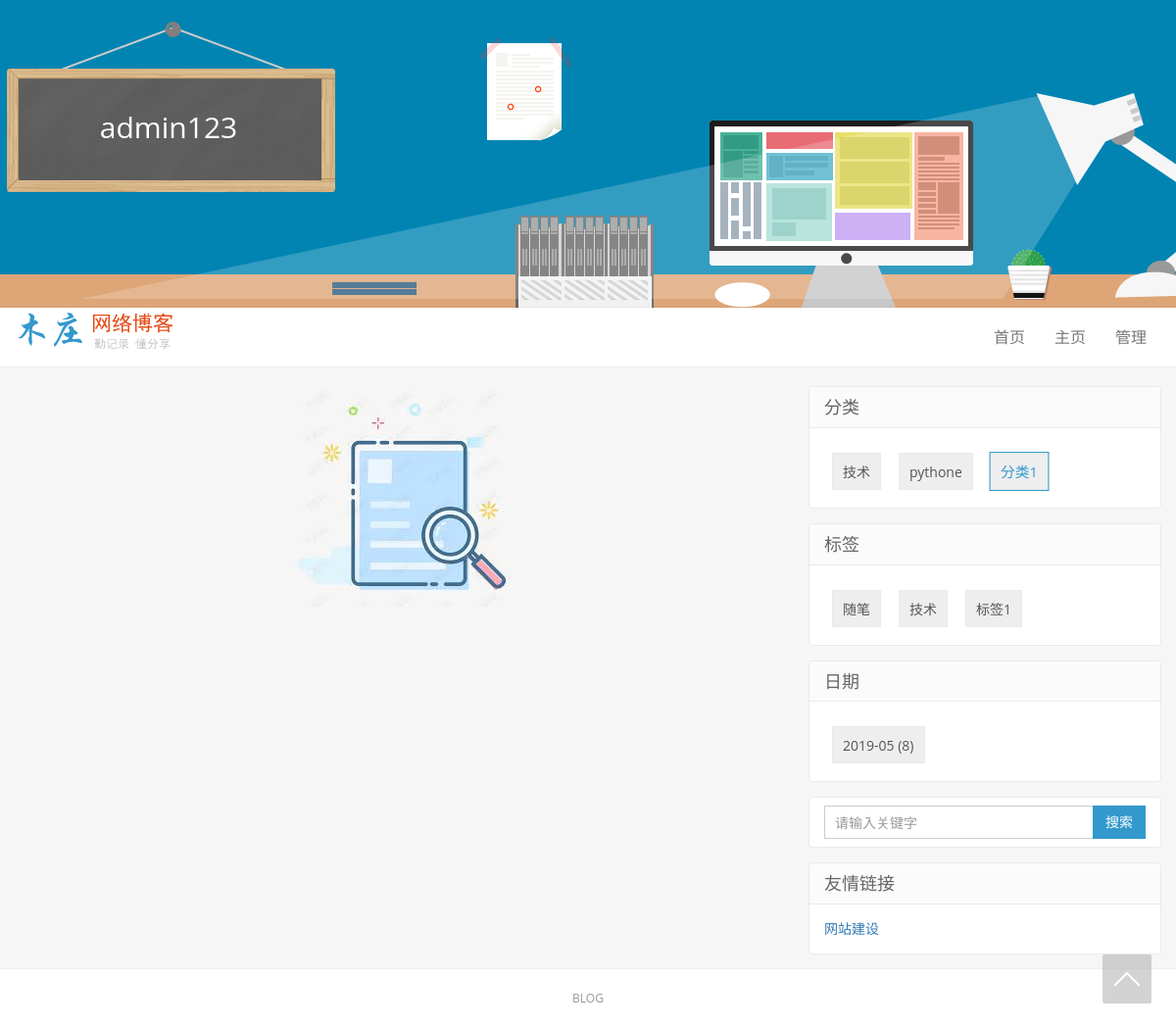
Before: /chengyu/category/2 with the older database file.
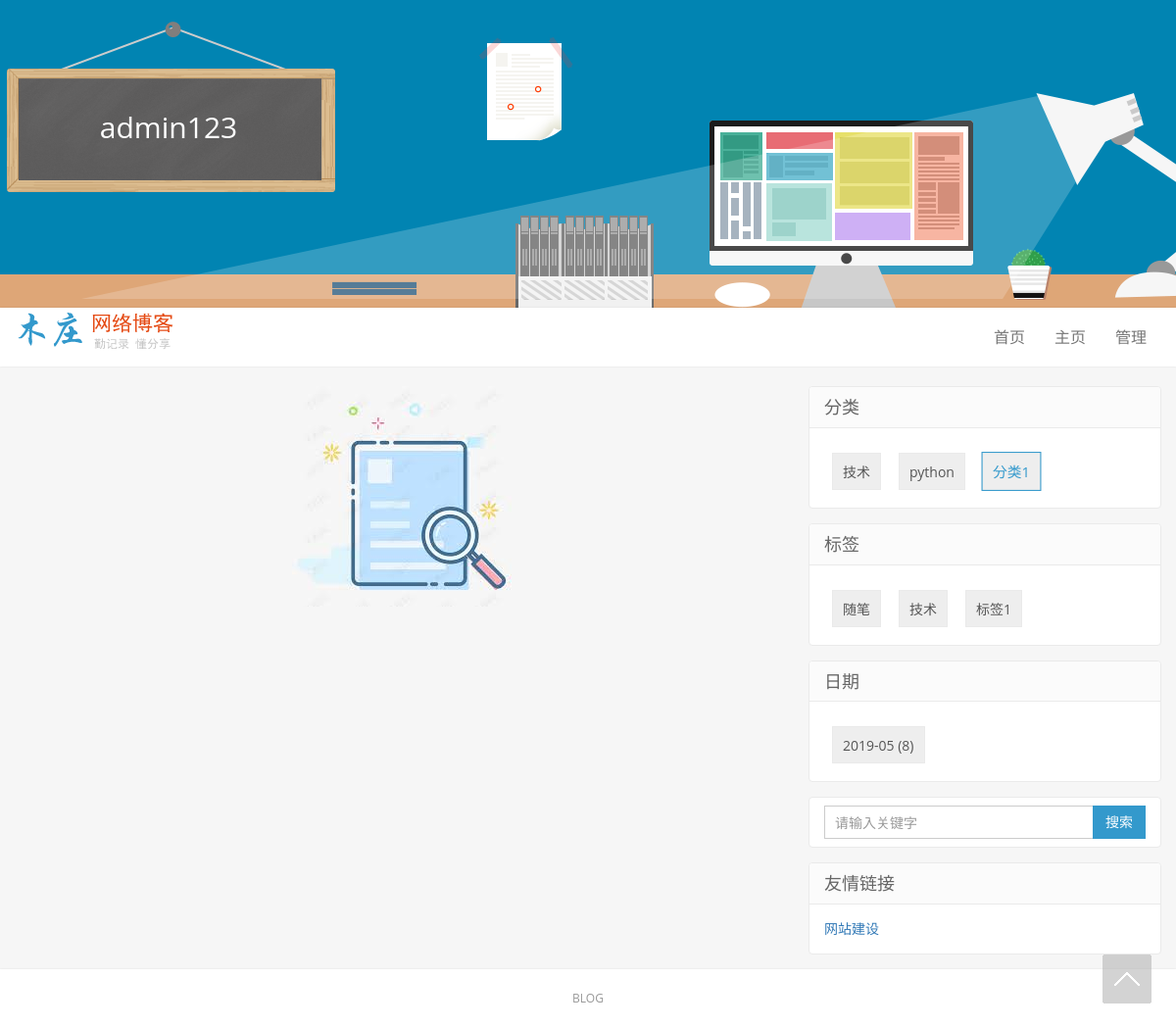
After: the same page with the newer database file.
### repository/models.py (models this page shows, shortened)
class Category(models.Model):
    nid = models.AutoField(primary_key=True)
    title = models.CharField(verbose_name='分类标题', max_length=32)
    blog = models.ForeignKey(verbose_name='所属博客', to='Blog', to_field='nid')

### web/views/home.py (the view)
# urls.py: url(r'^(?P<site>\w+)/(?P<condition>((tag)|(date)|(category)))/(?P<val>\w+-*\w*)$', home.filter_home),
def filter_home(request, site, condition, val):
    print('site', site)
    print('condition', condition)
    print('val', val)
    if site:
        blog = models.Blog.objects.filter(site=site).select_related('user').first()
        print('blog', blog)
        if not blog:
            return redirect('/')
        tag_list = models.Tag.objects.filter(blog=blog)
        category_list = models.Category.objects.filter(blog=blog)
        date_list = models.Article.objects.raw(
            'select nid, count(nid) as num,strftime("%Y-%m",create_time) as ctime from repository_article group by strftime("%Y-%m",create_time)')
        if condition == 'tag':
            article_list = models.Article.objects.filter(tags=val, blog=blog).all()
            print('article_list tag', article_list)
        elif condition == 'category':
            article_list = models.Article.objects.filter(category_id=val, blog=blog).all()
            print('article_list category', article_list)
        elif condition == 'date':
            article_list = models.Article.objects.filter(blog=blog).extra(
                where=['strftime("%%Y-%%m",create_time)=%s'], params=[val, ]).all()
            print('article_list date', article_list)
        else:
            article_list = []
        page_info = Pagination(
            current_page=request.GET.get('page'),
            data_count=article_list.count() if article_list else 0,
            per_page_count=5,
            pager_num=5
        )
        article_list = article_list[page_info.start:page_info.end]
        return render(request=request, template_name='home.html', context={
            'tag_list': tag_list,
            'category_list': category_list,
            'article_list': article_list,
            'date_list': date_list,
            'site': site,
            'page_info': page_info,
            'blog': blog,
            'condition': condition,
            'val_nid': int(val) if val.find('-') == -1 else val
        })
    else:
        return redirect('/')

### repository/models.py (called while the page is built)
    def __str__(self):
        return self.title

### utils/pagination.py (called while the page is built)
    @property
    def start(self):
        return (self.current_page - 1) * self.per_page_count

    @property
    def end(self):
        return self.current_page * self.per_page_count

### templates/home.html (shortened to what the changed rows need)
{% extends 'layout/_layout_home.html' %}
{% load static %}
{% block body %}
    <section class="container">
        <aside class="sidebar">
            <div class="">
                <div class="widget widget_sentence">
                    <div class="widget-sentence-content">
                        <ul class="plinks ptags">
                            {% for item in category_list %}
                                <li>
                                    {% if val_nid == item.nid and condition == 'category' %}
                                        <a class="active" href="/{{ site }}/category/{{ item.nid }}"
                                           title="{{ item.title }}"
                                           draggable="false">
                                            {{ item.title }}
                                        </a>
                                    {% else %}
                                        <a href="/{{ site }}/category/{{ item.nid }}" title="{{ item.title }}"
                                           draggable="false">
                                            {{ item.title }}
                                        </a>
                                    {% endif %}
                                </li>
                            {% endfor %}
                        </ul>
                    </div>
                </div>
            </div>
        </aside>
    </section>
{% endblock %}

Changed rows visible on the page:
changed Category: title "pythone" → "python"
